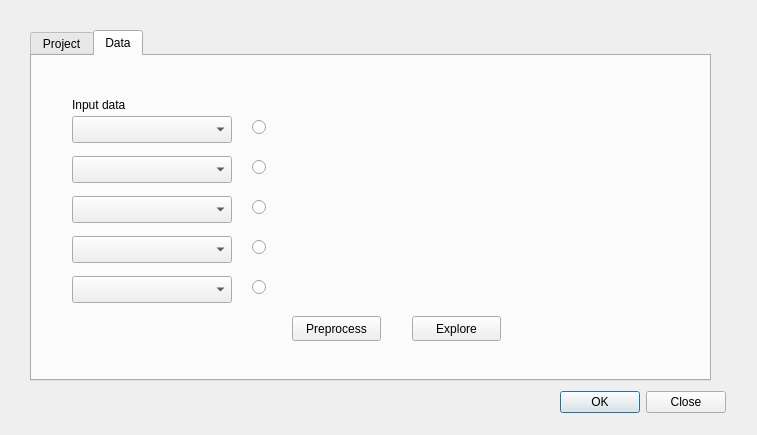
<?xml version="1.0" encoding="UTF-8"?>
<ui version="4.0">
 <class>Dialog</class>
 <widget class="QDialog" name="Dialog">
  <property name="geometry">
   <rect>
    <x>0</x>
    <y>0</y>
    <width>757</width>
    <height>435</height>
   </rect>
  </property>
  <property name="windowTitle">
   <string>Dialog</string>
  </property>
  <widget class="QDialogButtonBox" name="buttonBox_2">
   <property name="geometry">
    <rect>
     <x>560</x>
     <y>390</y>
     <width>166</width>
     <height>25</height>
    </rect>
   </property>
   <property name="standardButtons">
    <set>QDialogButtonBox::Close|QDialogButtonBox::Ok</set>
   </property>
  </widget>
  <widget class="QTabWidget" name="tabWidget">
   <property name="geometry">
    <rect>
     <x>30</x>
     <y>30</y>
     <width>681</width>
     <height>351</height>
    </rect>
   </property>
   <property name="currentIndex">
    <number>1</number>
   </property>
   <widget class="QWidget" name="tab">
    <attribute name="title">
     <string>Project</string>
    </attribute>
    <widget class="QPushButton" name="pushButton">
     <property name="geometry">
      <rect>
       <x>178</x>
       <y>260</y>
       <width>121</width>
       <height>25</height>
      </rect>
     </property>
     <property name="text">
      <string>Initialize project</string>
     </property>
    </widget>
    <widget class="QLabel" name="label_2">
     <property name="geometry">
      <rect>
       <x>90</x>
       <y>20</y>
       <width>151</width>
       <height>21</height>
      </rect>
     </property>
     <property name="font">
      <font>
       <pointsize>14</pointsize>
      </font>
     </property>
     <property name="text">
      <string>New project</string>
     </property>
    </widget>
    <widget class="QLabel" name="label_3">
     <property name="geometry">
      <rect>
       <x>430</x>
       <y>20</y>
       <width>121</width>
       <height>31</height>
      </rect>
     </property>
     <property name="font">
      <font>
       <pointsize>14</pointsize>
      </font>
     </property>
     <property name="text">
      <string>Load project</string>
     </property>
    </widget>
    <widget class="QComboBox" name="comboBox">
     <property name="geometry">
      <rect>
       <x>140</x>
       <y>80</y>
       <width>121</width>
       <height>31</height>
      </rect>
     </property>
     <item>
      <property name="text">
       <string>IOCG</string>
      </property>
     </item>
     <item>
      <property name="text">
       <string>Cobalt - VMS</string>
      </property>
     </item>
     <item>
      <property name="text">
       <string>Li - Sn - W</string>
      </property>
     </item>
     <item>
      <property name="text">
       <string>Other</string>
      </property>
     </item>
    </widget>
    <widget class="Line" name="line">
     <property name="geometry">
      <rect>
       <x>330</x>
       <y>40</y>
       <width>20</width>
       <height>241</height>
      </rect>
     </property>
     <property name="orientation">
      <enum>Qt::Vertical</enum>
     </property>
    </widget>
    <widget class="QLabel" name="label_4">
     <property name="geometry">
      <rect>
       <x>20</x>
       <y>80</y>
       <width>111</width>
       <height>21</height>
      </rect>
     </property>
     <property name="text">
      <string>Mineral system</string>
     </property>
    </widget>
    <widget class="QLabel" name="label_5">
     <property name="geometry">
      <rect>
       <x>20</x>
       <y>140</y>
       <width>111</width>
       <height>21</height>
      </rect>
     </property>
     <property name="text">
      <string>Project folder</string>
     </property>
    </widget>
    <widget class="QLabel" name="label_6">
     <property name="geometry">
      <rect>
       <x>360</x>
       <y>90</y>
       <width>111</width>
       <height>21</height>
      </rect>
     </property>
     <property name="text">
      <string>Project folder</string>
     </property>
    </widget>
    <widget class="QPushButton" name="pushButton_2">
     <property name="geometry">
      <rect>
       <x>550</x>
       <y>260</y>
       <width>101</width>
       <height>25</height>
      </rect>
     </property>
     <property name="text">
      <string>Load project</string>
     </property>
    </widget>
    <widget class="QLineEdit" name="lineEdit">
     <property name="geometry">
      <rect>
       <x>140</x>
       <y>140</y>
       <width>113</width>
       <height>25</height>
      </rect>
     </property>
    </widget>
    <widget class="QToolButton" name="toolButton">
     <property name="geometry">
      <rect>
       <x>260</x>
       <y>140</y>
       <width>26</width>
       <height>24</height>
      </rect>
     </property>
     <property name="text">
      <string>...</string>
     </property>
    </widget>
    <widget class="QToolButton" name="toolButton_2">
     <property name="geometry">
      <rect>
       <x>600</x>
       <y>90</y>
       <width>26</width>
       <height>24</height>
      </rect>
     </property>
     <property name="text">
      <string>...</string>
     </property>
    </widget>
    <widget class="QLineEdit" name="lineEdit_2">
     <property name="geometry">
      <rect>
       <x>480</x>
       <y>90</y>
       <width>113</width>
       <height>25</height>
      </rect>
     </property>
    </widget>
   </widget>
   <widget class="QWidget" name="tab_2">
    <attribute name="title">
     <string>Data</string>
    </attribute>
    <widget class="QLabel" name="label">
     <property name="geometry">
      <rect>
       <x>40</x>
       <y>40</y>
       <width>101</width>
       <height>17</height>
      </rect>
     </property>
     <property name="text">
      <string>Input data</string>
     </property>
    </widget>
    <widget class="QgsMapLayerComboBox" name="mMapLayerComboBox">
     <property name="geometry">
      <rect>
       <x>40</x>
       <y>60</y>
       <width>160</width>
       <height>27</height>
      </rect>
     </property>
    </widget>
    <widget class="QgsMapLayerComboBox" name="mMapLayerComboBox_2">
     <property name="geometry">
      <rect>
       <x>40</x>
       <y>100</y>
       <width>160</width>
       <height>27</height>
      </rect>
     </property>
    </widget>
    <widget class="QgsMapLayerComboBox" name="mMapLayerComboBox_3">
     <property name="geometry">
      <rect>
       <x>40</x>
       <y>140</y>
       <width>160</width>
       <height>27</height>
      </rect>
     </property>
    </widget>
    <widget class="QgsMapLayerComboBox" name="mMapLayerComboBox_4">
     <property name="geometry">
      <rect>
       <x>40</x>
       <y>180</y>
       <width>160</width>
       <height>27</height>
      </rect>
     </property>
    </widget>
    <widget class="QgsMapLayerComboBox" name="mMapLayerComboBox_5">
     <property name="geometry">
      <rect>
       <x>40</x>
       <y>220</y>
       <width>160</width>
       <height>27</height>
      </rect>
     </property>
    </widget>
    <widget class="QRadioButton" name="radioButton">
     <property name="geometry">
      <rect>
       <x>220</x>
       <y>60</y>
       <width>112</width>
       <height>23</height>
      </rect>
     </property>
     <property name="text">
      <string/>
     </property>
    </widget>
    <widget class="QRadioButton" name="radioButton_2">
     <property name="geometry">
      <rect>
       <x>220</x>
       <y>100</y>
       <width>112</width>
       <height>23</height>
      </rect>
     </property>
     <property name="text">
      <string/>
     </property>
    </widget>
    <widget class="QRadioButton" name="radioButton_3">
     <property name="geometry">
      <rect>
       <x>220</x>
       <y>140</y>
       <width>112</width>
       <height>23</height>
      </rect>
     </property>
     <property name="text">
      <string/>
     </property>
    </widget>
    <widget class="QRadioButton" name="radioButton_4">
     <property name="geometry">
      <rect>
       <x>220</x>
       <y>180</y>
       <width>112</width>
       <height>23</height>
      </rect>
     </property>
     <property name="text">
      <string/>
     </property>
    </widget>
    <widget class="QRadioButton" name="radioButton_5">
     <property name="geometry">
      <rect>
       <x>220</x>
       <y>220</y>
       <width>112</width>
       <height>23</height>
      </rect>
     </property>
     <property name="text">
      <string/>
     </property>
    </widget>
    <widget class="QPushButton" name="pushButton_6">
     <property name="geometry">
      <rect>
       <x>260</x>
       <y>260</y>
       <width>89</width>
       <height>25</height>
      </rect>
     </property>
     <property name="text">
      <string>Preprocess</string>
     </property>
    </widget>
    <widget class="QPushButton" name="pushButton_11">
     <property name="geometry">
      <rect>
       <x>380</x>
       <y>260</y>
       <width>89</width>
       <height>25</height>
      </rect>
     </property>
     <property name="text">
      <string>Explore</string>
     </property>
    </widget>
   </widget>
  </widget>
  <zorder>tabWidget</zorder>
  <zorder>buttonBox_2</zorder>
 </widget>
 <customwidgets>
  <customwidget>
   <class>QgsMapLayerComboBox</class>
   <extends>QComboBox</extends>
   <header>qgsmaplayercombobox.h</header>
  </customwidget>
 </customwidgets>
 <resources/>
 <connections/>
</ui>
